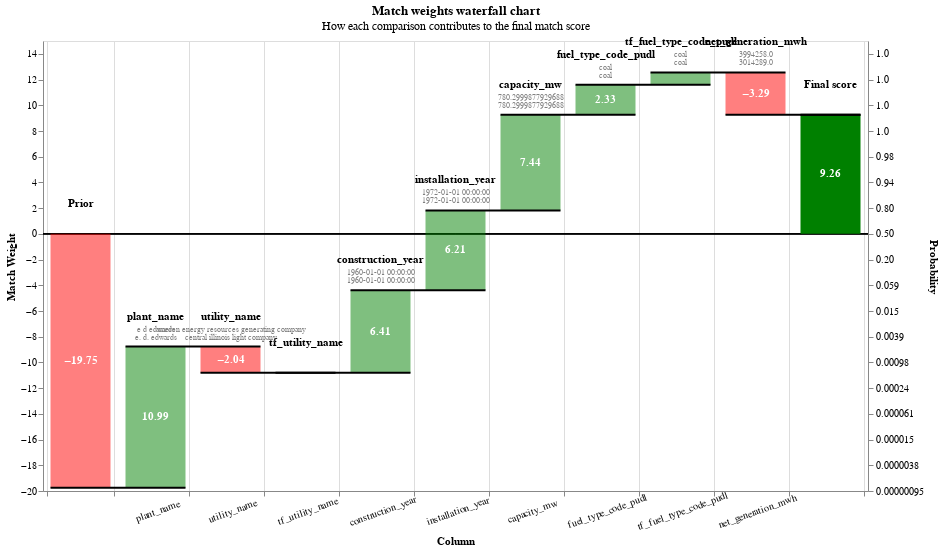

Notebook source saved alongside this figure:
### Code cell
chart

### Figure 1 — Vega-Lite specification as saved in the notebook (floating-point values rounded to 4 significant figures)
{"config": {"view": {"continuousWidth": 400, "continuousHeight": 300}}, "layer": [{"layer": [{"mark": "rule", "encoding": {"color": {"value": "black"}, "size": {"value": 0.5}, "y": {"field": "zero", "type": "quantitative"}}}, {"mark": {"type": "bar", "width": 60}, "encoding": {"color": {"condition": {"test": "(datum.log2_bayes_factor < 0)", "value": "red"}, "value": "green"}, "opacity": {"condition": {"test": "datum.column_name == 'Prior match weight' || datum.column_name == 'Final score'", "value": 1}, "value": 0.5}, "tooltip": [{"field": "column_name", "title": "Comparison column", "type": "nominal"}, {"field": "value_l", "title": "Value (L)", "type": "nominal"}, {"field": "value_r", "title": "Value (R)", "type": "nominal"}, {"field": "label_for_charts", "title": "Label", "type": "ordinal"}, {"field": "sql_condition", "title": "SQL condition", "type": "nominal"}, {"field": "comparison_vector_value", "title": "Comparison vector value", "type": "nominal"}, {"field": "bayes_factor", "format": ",.4f", "title": "Bayes factor = m/u", "type": "quantitative"}, {"field": "log2_bayes_factor", "format": ",.4f", "title": "Match weight = log2(m/u)", "type": "quantitative"}, {"field": "prob", "format": ".4f", "title": "Cumulative match probability", "type": "quantitative"}, {"field": "bayes_factor_description", "title": "Match weight description", "type": "nominal"}], "x": {"axis": {"grid": true, "labelAlign": "center", "labelAngle": -20, "labelExpr": "datum.value == 'Prior' || datum.value == 'Final score' ? '' : datum.value", "labelPadding": 10, "tickBand": "extent", "title": "Column"}, "field": "column_name", "sort": {"field": "bar_sort_order", "order": "ascending"}, "type": "nominal"}, "y": {"axis": {"grid": false, "orient": "left", "title": "Match Weight"}, "field": "previous_sum", "type": "quantitative"}, "y2": {"field": "sum"}}}, {"mark": {"type": "text", "fontWeight": "bold"}, "encoding": {"color": {"value": "white"}, "text": {"condition": {"test": "abs(datum.log2_bayes_factor) > 1", "field": "log2_bayes_factor", "format": ".2f", "type": "nominal"}, "value": ""}, "x": {"axis": {"labelAngle": -20, "title": "Column"}, "field": "column_name", "sort": {"field": "bar_sort_order", "order": "ascending"}, "type": "nominal"}, "y": {"axis": {"orient": "left"}, "field": "center", "type": "quantitative"}}}, {"mark": {"type": "text", "baseline": "bottom", "dy": -25, "fontWeight": "bold"}, "encoding": {"color": {"value": "black"}, "text": {"field": "column_name", "type": "nominal"}, "x": {"axis": {"labelAngle": -20, "title": "Column"}, "field": "column_name", "sort": {"field": "bar_sort_order", "order": "ascending"}, "type": "nominal"}, "y": {"field": "sum_top", "type": "quantitative"}}}, {"mark": {"type": "text", "baseline": "bottom", "dy": -13, "fontSize": 8}, "encoding": {"color": {"value": "grey"}, "text": {"field": "value_l", "type": "nominal"}, "x": {"axis": {"labelAngle": -20, "title": "Column"}, "field": "column_name", "sort": {"field": "bar_sort_order", "order": "ascending"}, "type": "nominal"}, "y": {"field": "sum_top", "type": "quantitative"}}}, {"mark": {"type": "text", "baseline": "bottom", "dy": -5, "fontSize": 8}, "encoding": {"color": {"value": "grey"}, "text": {"field": "value_r", "type": "nominal"}, "x": {"axis": {"labelAngle": -20, "title": "Column"}, "field": "column_name", "sort": {"field": "bar_sort_order", "order": "ascending"}, "type": "nominal"}, "y": {"field": "sum_top", "type": "quantitative"}}}]}, {"mark": {"type": "rule", "color": "black", "strokeWidth": 2, "x2Offset": 30, "xOffset": -30}, "encoding": {"x": {"axis": {"labelAngle": -20, "title": "Column"}, "field": "column_name", "sort": {"field": "bar_sort_order", "order": "ascending"}, "type": "nominal"}, "x2": {"field": "lead"}, "y": {"axis": {"labelExpr": "format(1 / (1 + pow(2, -1*datum.value)), '.2r')", "orient": "right", "title": "Probability"}, "field": "sum", "scale": {"zero": false}, "type": "quantitative"}}}], "data": {"name": "data-53700803ec76623693a4531919ebbbc4"}, "height": 450, "params": [{"name": "record_number", "bind": {"input": "range", "max": 0, "min": 0, "step": 1}, "value": 0}], "resolve": {"axis": {"y": "independent"}}, "title": {"text": "Match weights waterfall chart", "subtitle": "How each comparison contributes to the final match score"}, "transform": [{"filter": "(datum.record_number == record_number)"}, {"window": [{"op": "sum", "field": "log2_bayes_factor", "as": "sum"}, {"op": "lead", "field": "column_name", "as": "lead"}], "frame": [null, 0]}, {"calculate": "datum.column_name === \"Final score\" ? datum.sum - datum.log2_bayes_factor : datum.sum", "as": "sum"}, {"calculate": "datum.lead === null ? datum.column_name : datum.lead", "as": "lead"}, {"calculate": "datum.column_name === \"Final score\" || datum.column_name === \"Prior match weight\" ? 0 : datum.sum - datum.log2_bayes_factor", "as": "previous_sum"}, {"calculate": "datum.sum > datum.previous_sum ? datum.column_name : \"\"", "as": "top_label"}, {"calculate": "datum.sum < datum.previous_sum ? datum.column_name : \"\"", "as": "bottom_label"}, {"calculate": "datum.sum > datum.previous_sum ? datum.sum : datum.previous_sum", "as": "sum_top"}, {"calculate": "datum.sum < datum.previous_sum ? datum.sum : datum.previous_sum", "as": "sum_bottom"}, {"calculate": "(datum.sum + datum.previous_sum) / 2", "as": "center"}, {"calculate": "(datum.log2_bayes_factor > 0 ? \"+\" : \"\") + datum.log2_bayes_factor", "as": "text_log2_bayes_factor"}, {"calculate": "datum.sum < datum.previous_sum ? 4 : -4", "as": "dy"}, {"calculate": "datum.sum < datum.previous_sum ? \"top\" : \"bottom\"", "as": "baseline"}, {"calculate": "1. / (1 + pow(2, -1.*datum.sum))", "as": "prob"}, {"calculate": "0*datum.sum", "as": "zero"}], "width": {"step": 75}, "$schema": "https://vega.github.io/schema/vega-lite/v5.9.3.json", "datasets": {"data-53700803ec76623693a4531919ebbbc4": [{"column_name": "Prior", "label_for_charts": "Starting match weight (prior)", "sql_condition": null, "log2_bayes_factor": -19.75, "bayes_factor": 1.131e-06, "comparison_vector_value": null, "m_probability": null, "u_probability": null, "bayes_factor_description": null, "value_l": "", "value_r": "", "term_frequency_adjustment": null, "bar_sort_order": 0, "record_number": 0}, {"column_name": "plant_name", "label_for_charts": "Jaro_winkler_similarity >= 0.9", "sql_condition": "jaro_winkler_similarity(\"plant_name_l\", \"plant_name_r\") >= 0.9", "log2_bayes_factor": 10.99, "bayes_factor": 2029.0, "comparison_vector_value": 3, "m_probability": 0.2584, "u_probability": 0.0001273, "bayes_factor_description": "If comparison level is `jaro_winkler_similarity >= 0.9` then comparison is 2,029.42 times more likely to be a match", "value_l": "e d edwards", "value_r": "e. d. edwards", "term_frequency_adjustment": false, "bar_sort_order": 1, "record_number": 0}, {"column_name": "utility_name", "label_for_charts": "All other comparisons", "sql_condition": "ELSE", "log2_bayes_factor": -2.036, "bayes_factor": 0.2439, "comparison_vector_value": 0, "m_probability": 0.2299, "u_probability": 0.9425, "bayes_factor_description": "If comparison level is `all other comparisons` then comparison is  4.10 times less likely to be a match", "value_l": "ameren energy resources generating company", "value_r": "central illinois light company", "term_frequency_adjustment": false, "bar_sort_order": 2, "record_number": 0}, {"column_name": "tf_utility_name", "label_for_charts": "All other comparisons", "sql_condition": "ELSE", "log2_bayes_factor": 0.0, "bayes_factor": 1.0, "comparison_vector_value": 0, "m_probability": 0.2299, "u_probability": 0.9425, "bayes_factor_description": "If comparison level is `all other comparisons` then comparison is  4.10 times less likely to be a match", "value_l": "", "value_r": "", "term_frequency_adjustment": true, "bar_sort_order": 3, "record_number": 0}, {"column_name": "construction_year", "label_for_charts": "Exact match", "sql_condition": "\"construction_year_l\" = \"construction_year_r\"", "log2_bayes_factor": 6.414, "bayes_factor": 85.25, "comparison_vector_value": 3, "m_probability": 0.8493, "u_probability": 0.009962, "bayes_factor_description": "If comparison level is `exact match` then comparison is 85.25 times more likely to be a match", "value_l": "1960-01-01 00:00:00", "value_r": "1960-01-01 00:00:00", "term_frequency_adjustment": false, "bar_sort_order": 4, "record_number": 0}, {"column_name": "installation_year", "label_for_charts": "Exact match", "sql_condition": "\"installation_year_l\" = \"installation_year_r\"", "log2_bayes_factor": 6.21, "bayes_factor": 74.05, "comparison_vector_value": 3, "m_probability": 0.914, "u_probability": 0.01234, "bayes_factor_description": "If comparison level is `exact match` then comparison is 74.05 times more likely to be a match", "value_l": "1972-01-01 00:00:00", "value_r": "1972-01-01 00:00:00", "term_frequency_adjustment": false, "bar_sort_order": 5, "record_number": 0}, {"column_name": "capacity_mw", "label_for_charts": "< 0.01% diff", "sql_condition": "(abs(\"capacity_mw_l\" - \"capacity_mw_r\")/\n            (case\n                when \"capacity_mw_r\" > \"capacity_mw_l\"\n                then \"capacity_mw_r\"\n                else \"capacity_mw_l\"\n            end))\n            < 0.0001", "log2_bayes_factor": 7.441, "bayes_factor": 173.8, "comparison_vector_value": 4, "m_probability": 0.4349, "u_probability": 0.002503, "bayes_factor_description": "If comparison level is `< 0.01% diff` then comparison is 173.78 times more likely to be a match", "value_l": "780.2999877929688", "value_r": "780.2999877929688", "term_frequency_adjustment": false, "bar_sort_order": 6, "record_number": 0}, {"column_name": "fuel_type_code_pudl", "label_for_charts": "Exact match", "sql_condition": "\"fuel_type_code_pudl_l\" = \"fuel_type_code_pudl_r\"", "log2_bayes_factor": 2.326, "bayes_factor": 5.015, "comparison_vector_value": 1, "m_probability": 0.8968, "u_probability": 0.1788, "bayes_factor_description": "If comparison level is `exact match` then comparison is 5.02 times more likely to be a match", "value_l": "coal", "value_r": "coal", "term_frequency_adjustment": false, "bar_sort_order": 7, "record_number": 0}, {"column_name": "tf_fuel_type_code_pudl", "label_for_charts": "Term freq adjustment on fuel_type_code_pudl with weight {cl.tf_adjustment_weight}", "sql_condition": "\"fuel_type_code_pudl_l\" = \"fuel_type_code_pudl_r\"", "log2_bayes_factor": 0.9632, "bayes_factor": 1.95, "comparison_vector_value": 1, "m_probability": null, "u_probability": null, "bayes_factor_description": "Term frequency adjustment on fuel_type_code_pudl makes comparison 1.95 times more likely to be a match", "value_l": "coal", "value_r": "coal", "term_frequency_adjustment": true, "bar_sort_order": 8, "record_number": 0}, {"column_name": "net_generation_mwh", "label_for_charts": "All other comparisons", "sql_condition": "ELSE", "log2_bayes_factor": -3.292, "bayes_factor": 0.1021, "comparison_vector_value": 0, "m_probability": 0.09929, "u_probability": 0.9722, "bayes_factor_description": "If comparison level is `all other comparisons` then comparison is  9.79 times less likely to be a match", "value_l": "3994258.0", "value_r": "3014289.0", "term_frequency_adjustment": false, "bar_sort_order": 9, "record_number": 0}, {"column_name": "Final score", "label_for_charts": "Final score", "sql_condition": null, "log2_bayes_factor": 9.26, "bayes_factor": 613.1, "comparison_vector_value": null, "m_probability": null, "u_probability": null, "bayes_factor_description": null, "value_l": "", "value_r": "", "term_frequency_adjustment": null, "bar_sort_order": 10, "record_number": 0}]}}
